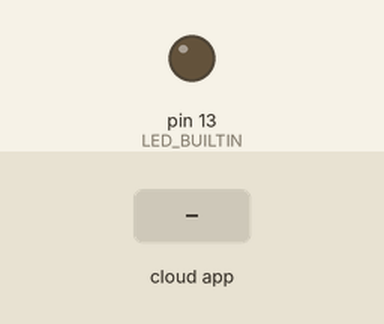
This sketch was run on a simulated Arduino Uno, built with avr-gcc and run on an emulated ATmega328P. On the bench: output pins drawn as LEDs (lit = HIGH). The test bench sets the inputs (shaded band). The ROS host is connected and sends only what is stated.

Above: at 1.2 s.
1.3 s: the phone or cloud app sets led to 1
At 2.3 s:
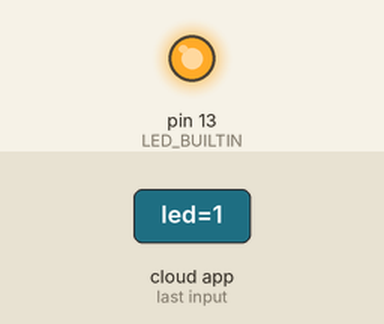
2.8 s: the phone or cloud app sets led to 0
At 3.5 s:
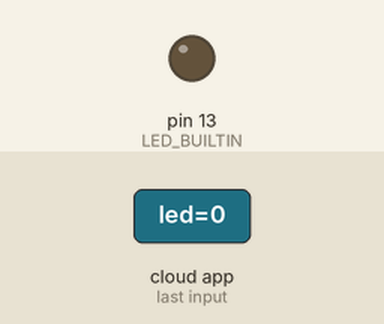
Timing chart, 0 to 5.8 s (numbered marks = the images above; inputs shaded):
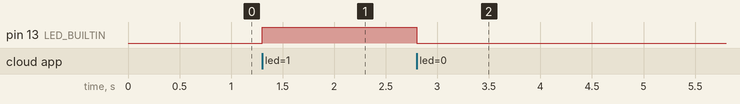

Measured:
- after the input at 1.3 s, pin 13 (LED_BUILTIN): LOW → HIGH at once
- after the input at 2.8 s, pin 13 (LED_BUILTIN): HIGH → LOW at once

The sketch:

rosserial_subscriber.ino
```cpp
// snippet: rosserial_subscriber
// tags: ros, ros1, rosserial, subscriber, topic, std_msgs, bool, led, actuator, callback
// boards: avr, megaavr, nano33iot
// verified: compile-only
// library: rosserial_arduino (ros_lib)
// description: Subscribe to a ROS1 Bool topic and toggle an LED/relay from the PC.
//   Test from PC:  rostopic pub /arduino/led std_msgs/Bool "data: true"
// prompts: rosserial subscriber, ROS1 Bool topic LED, actuator from ROS1 topic, Arduino ROS subscribe, relay ROS1
// exact-include: ros.h, std_msgs/Bool.h

#include <ros.h>
#include <std_msgs/Bool.h>

ros::NodeHandle nh;

void ledCallback(const std_msgs::Bool& msg) {
  digitalWrite(LED_BUILTIN, msg.data ? HIGH : LOW);
}

ros::Subscriber<std_msgs::Bool> ledSub("arduino/led", ledCallback);

void setup() {
  pinMode(LED_BUILTIN, OUTPUT);
  nh.getHardware()->setBaud(57600);
  nh.initNode();
  nh.subscribe(ledSub);
}

void loop() {
  nh.spinOnce();
  delay(1);
}
```
